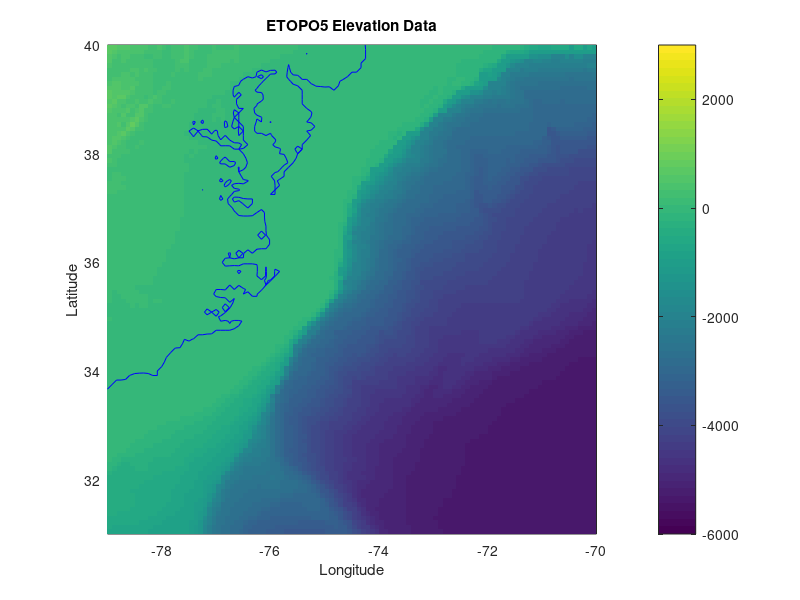

Recreate this plot in MATLAB.
%
% plots topographic elevation map from the ETOPO5 data set
%
% ---- Large domain (-100W,-50W) & (0N,50N) ---- 
%load ETOPO5.dat, e=ETOPO5;, xy=[-100 -50 0 50];, im=601;, jm=601;

% ---- Small domain (-79W,-70W) & (31N,40N) ---- 
 load TOPO.dat, e=TOPO;, xy=[-79 -70 31 40];, im=109;, jm=109;

 for i=1:im, x(i)=xy(1)+(i-1)/12;, end
 for j=1:jm, y(j)=xy(3)+(j-1)/12;, end

 e=flipud(e);,  e=min(e,3000);, e=max(e,-6000); 
 pcolor(x,y,e), axis equal, shading flat, hold on
 contour(x,y,e,[0 0],'b')
 caxis([-6000 3000]), colorbar
 axis(xy)

 title('ETOPO5 Elevation Data')
 xlabel('Longitude')
 ylabel('Latitude')
